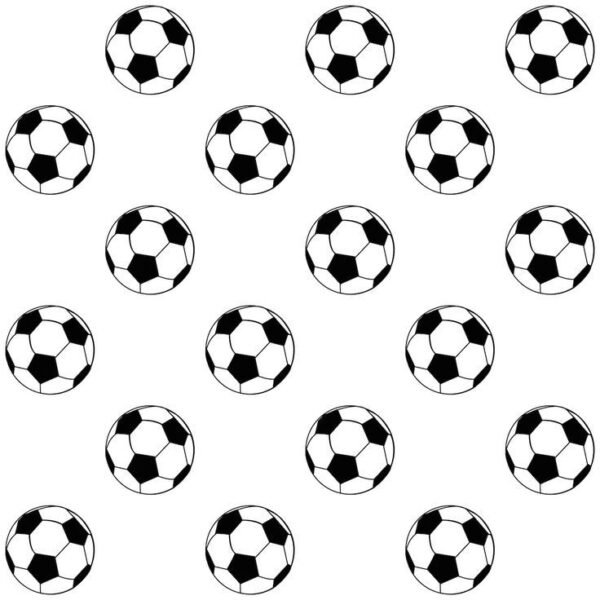
#> input picture Phan3_CacThuatToantienXuLyAnh/ApDungTimContour/ex.jpg, 600 x 600 px, found by its file name
$ python EX05_DemContourconverHull.py
#> lines starting #> are read from the running program, lines starting #| are printed output that depends on the picture; after the words box and inside, x2 and y2 are one past the last pixel; in counts of white or black regions, pixels touching at a corner belong together
#Khai bao thu vien
import cv2
import numpy as np

#1. Doc Anh
image=cv2.imread('Phan3_CacThuatToantienXuLyAnh/ApDungTimContour/ex.jpg')
#> image is the input picture: shape (600, 600, 3); min 0, max 255, mean 225.9

#2. Chuyen anh ve anh xam
gray=cv2.cvtColor(image,cv2.COLOR_BGR2GRAY)
#_, thresholded = cv2.threshold(gray, 200, 255, cv2.THRESH_BINARY)
#3. lam mo anh bang ham GaussianBlur
blurred=cv2.GaussianBlur(gray,(5,5),0)
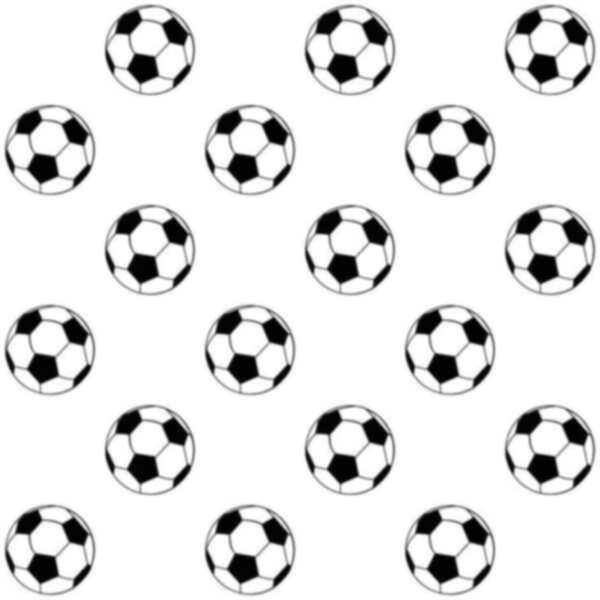
#> blurred: shape (600, 600); min 2, max 255, mean 225.9

#4. phat hien canh
edges=cv2.Canny(blurred,50,150)
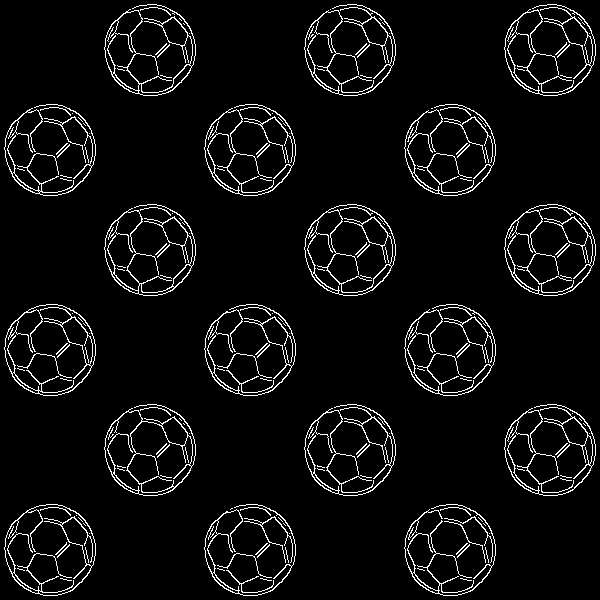
#> edges: shape (600, 600); 5.5% white in thin lines or dots

#5. Tim contour trong anh
contours , _ = cv2.findContours(edges,cv2.RETR_EXTERNAL,cv2.CHAIN_APPROX_SIMPLE)
#> contours = 156 contours, 129 with area under 20; largest, box (x1, y1, x2, y2) and area: (4, 504, 96, 596) 6474, (4, 304, 96, 396) 6473, (504, 204, 596, 296) 6473, (304, 204, 396, 296) 6471, (104, 404, 196, 496) 5694


#Thiết lập diện tích giới hạn
#min_contour_area=7600
#max_contour_area=7900

#6. Đếm Contours trong ảnh
object_count=0;

for contour in contours:
    hull=cv2.convexHull(contour)
    hull_area=cv2.contourArea(hull)
    print("hull area: "+str(hull_area))
    if(6000<=hull_area<=7000):
        object_count+=1
#> this loop made 156 passes
#> hull_area on passes 3, 6, 17, 20, 21, 23, 24, 25, 26, 27, 48, 49: 608.5, 658.5, 435, 963.5, 1135, 128, 128, 6549.5, 6547.5, 6550.5, 125, 6545.5
#| hull area: 6.5
#| hull area: 6.5
#| hull area: 608.5
#| hull area: 4.0
#| hull area: 4.0
#| hull area: 658.5
#| hull area: 10.0
#| hull area: 10.0
#> (further printed lines are left out)
#> after the loop, object_count = 18

#7. VE contours
cv2.drawContours(image,contours,-1,(0,255,0),2)

cv2.putText(image,f'So luong: {object_count}',(10,30),cv2.FONT_HERSHEY_SIMPLEX,0.8,(0,0,255),2)
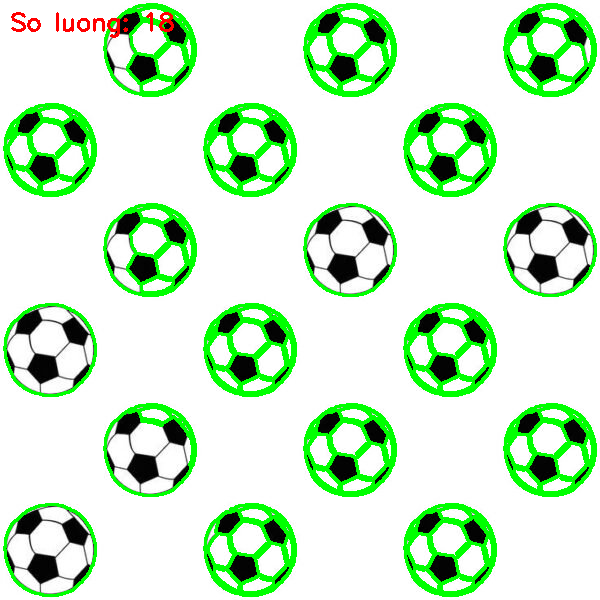
#> image: shape (600, 600, 3); mean B, G, R 202.7, 235.8, 203.4
#8. hien thi ket qua
cv2.imshow('Anh goc',image)
cv2.imshow('Anh canh',edges)

cv2.waitKey(0)
#> (the run stopped early here; a loop or call above may not have finished)

$ run again, with Phan3_CacThuatToantienXuLyAnh/ApDungTimContour/sample.png saved as Phan3_CacThuatToantienXuLyAnh/ApDungTimContour/ex.jpg
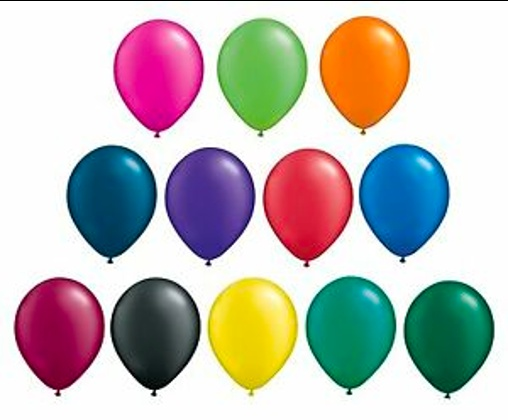
#> input picture Phan3_CacThuatToantienXuLyAnh/ApDungTimContour/sample.png, 508 x 420 px, found by its file name
#> image is the input picture: shape (420, 508, 3); mean B, G, R 182.3, 185.9, 190.7
#> `edges=cv2.Canny(blurred,50,150)`:
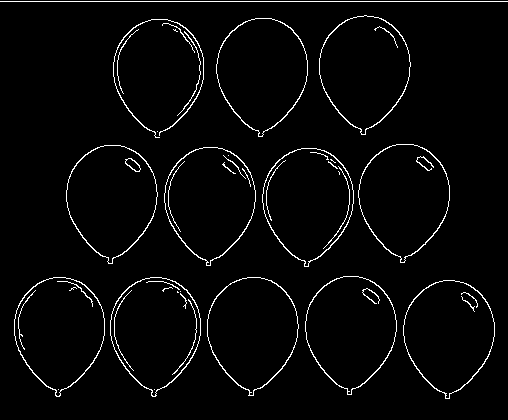
#> edges: shape (420, 508); 3.1% white in thin lines or dots
#> contours = 18 contours, 5 with area under 20; largest, box (x1, y1, x2, y2) and area: (319, 15, 411, 135) 7746, (216, 18, 308, 137) 7744, (207, 277, 299, 396) 7739, (305, 276, 397, 395) 7734, (262, 148, 354, 267) 7731
#> the loop `for contour in contours:` made 18 passes
#> hull_area on passes 1 to 8: 7831.5, 7857.5, 7799.5, 7810.5, 7848.5, 7855.5, 7836.5, 7831.5
#> (printed output is left out)
#> after the loop `for contour in contours:`: object_count = 0
#> `cv2.putText(image,f'So luong: {object_count}',(10,30),cv2.FONT_HERSHEY..`:
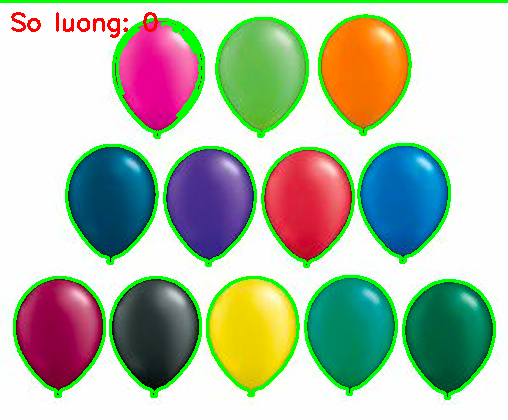
#> image: shape (420, 508, 3); mean B, G, R 169.1, 191.8, 177.7
